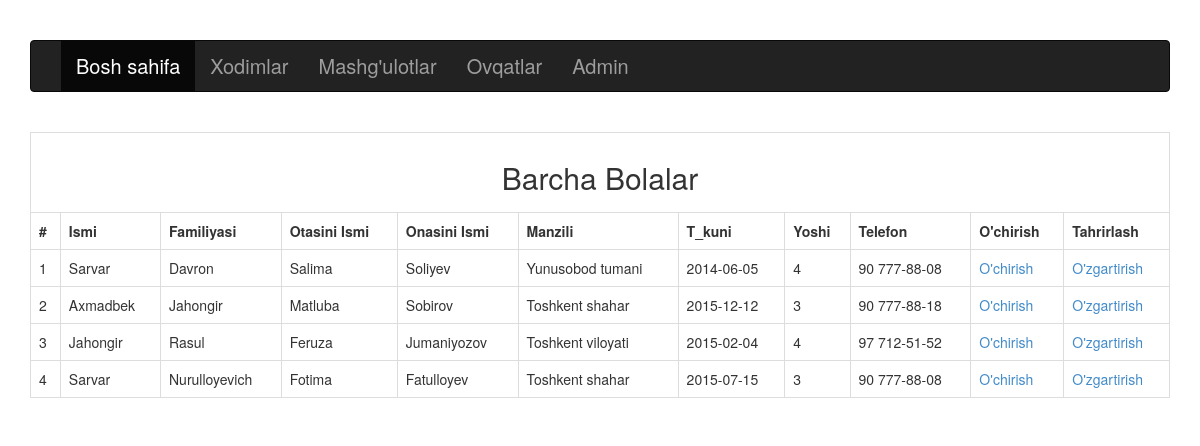
Page /kiritilgan_bolalar.php on the committed database.
### tables this page shows
CREATE TABLE IF NOT EXISTS `bolalar` (
  `id` int(11) NOT NULL AUTO_INCREMENT,
  `name` varchar(255) NOT NULL,
  `lastname` varchar(255) NOT NULL,
  `father` varchar(255) NOT NULL,
  `mother` varchar(255) NOT NULL,
  `address` varchar(255) NOT NULL,
  `day` varchar(255) NOT NULL,
  `age` int(11) NOT NULL,
  `tel` varchar(255) NOT NULL,
  `image` varchar(255) NOT NULL,
  PRIMARY KEY (`id`)
);

### kiritilgan_bolalar.php (the view, shortened to what this page needs)
<!DOCTYPE html>
<html>
<head>
<link rel="stylesheet" href="class/css/bootstrap.min.css">
</head>
<body>
	<br><br>
	<div class="container">
		<nav class="navbar navbar-inverse box">
			<div class="container-fluid">
			<div class="navbar-header">
				<a class="navbar-brand" href="#"></a>
			</div>
			<ul class="nav navbar-nav">
			  <li class="active"><a href="index.php">Bosh sahifa</a></li>
			  <li><a href="tarbiyachi.php">Xodimlar</a></li>
			  <li><a href="mashgulot.php">Mashg'ulotlar</a></li>
			  <li><a href="ovqatlar.php">Ovqatlar</a></li>
			  <li><a href="admin.php">Admin</a></li>
			 </ul>
			</div>
		</nav>
		</div>
	</div><br>
	<div class = "container">
		<table class = "table table-bordered" align = "center">
		       <tr align = "center">
			      <td colspan = "11"><h2>Barcha Bolalar</h2></td>
			   </tr>
			   <tr align = "center">
			      <th>#</th>
				  <th>Ismi</th>
				  <th>Familiyasi</th>
				  <th>Otasini Ismi</th>
				  <th>Onasini Ismi</th>
				  <th>Manzili</th>
				  <th>T_kuni</th>
				  <th>Yoshi</th>
				  <th>Telefon</th>
				  <th>O'chirish</th>
				  <th>Tahrirlash</th>
			   </tr>
			   <?php
			   $connect = mysqli_connect('localhost','root','','proekt');
			   $sel = "select * from bolalar";
					$run = mysqli_query($connect,$sel);
					$i = 0;
					while($row = mysqli_fetch_array($run)){
						 $id = $row['id'];
						 $name = $row['name'];
						 $ota = $row['father'];
						 $ona = $row['mother'];
						 $lname = $row['lastname'];
					     $address = $row['address'];
						 $date = $row['day'];
						 $age = $row['age'];
						 $tel = $row['tel'];
                         $i ++;
			   ?>
			   <tr>
			      <td><?php echo $i ;?></td>
				  <td><?php echo $name ;?></td>
				  <td><?php echo $ota ;?></td>
				  <td><?php echo $ona ;?></td>
				  <td><?php echo $lname ;?></td>
				  <td><?php echo $address ;?></td>
				  <td><?php echo $date ;?></td>
				  <td><?php echo $age ;?></td>
				  <td><?php echo $tel ;?></td>
				  <td><a href = "kiritilgan_bolalar.php?id=<?php echo $id ;?>">O'chirish</a></td>
				  <td><a href = "edit_bola.php?id=<?php echo $id ;?>">O'zgartirish</a></td>
			   </tr>
					<?php  } ?>
		 </table>
		</div>
</body>
</html>

### kiritilgan_bolalar.php (style rules this page uses)
.box a { color:white; font-size:20px; }

### rows in the picture
bolalar: name "Sarvar", father "Davron", mother "Salima", lastname "Soliyev", address "Yunusobod tumani", day "2014-06-05", age "4", tel "90 777-88-08"
bolalar: name "Axmadbek", father "Jahongir", mother "Matluba", lastname "Sobirov", address "Toshkent shahar", day "2015-12-12", age "3", tel "90 777-88-18"
bolalar: name "Jahongir", father "Rasul", mother "Feruza", lastname "Jumaniyozov", address "Toshkent viloyati", day "2015-02-04", age "4", tel "97 712-51-52"
bolalar: name "Sarvar", father "Nurulloyevich", mother "Fotima", lastname "Fatulloyev", address "Toshkent shahar", day "2015-07-15", age "3", tel "90 777-88-08"
